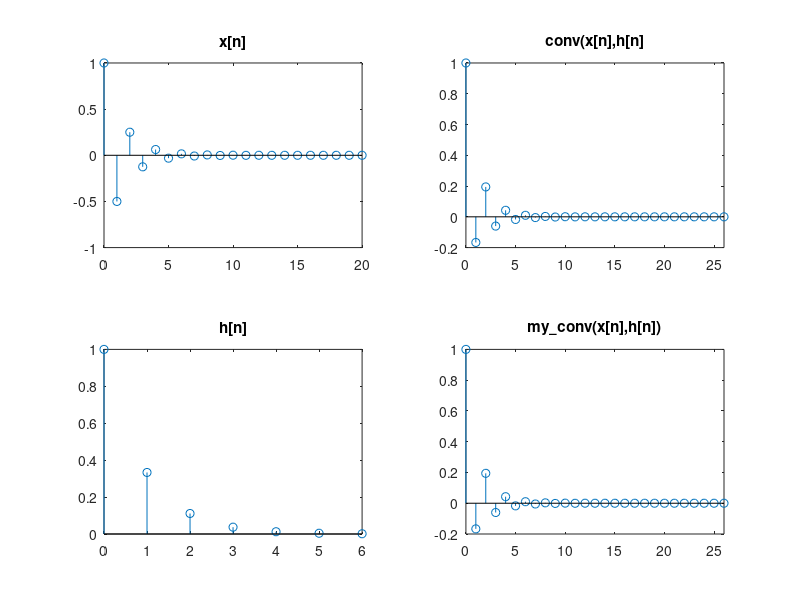

This chart was generated by the following MATLAB code:
% Tecnologico de Costa Rica
% EL5805 Digital Signal Processing
% Author: Ronald Rios Pineda
% Octave 7.2.0 on macOS Ventura 13.0.1
% Lab 05
% Description: Convolution

addpath(pwd)

function [n,h] = get_signal(a,k)
    % h(n) = (a)^n * u(u) * u(-n+k)
    n = 0:k;
    h = (a.^n).*ones(1,length(n));
end

function [n,y] = my_conv(x,h)
    n = 0:length(x)+length(h)-2;
    y = zeros(1,length(n));
    xs = [zeros(1,length(h)-1),x];
    hs = [flip(h),zeros(1,length(x)-1)];
    for i=0:length(y)-1
        y(i+1) = circshift(hs,i) * xs'; 
    end
end

function my_plot(x,i,s,text)
    subplot(2,2,i)
    stem(x(1,:),x(2,:))
    title([text])
    xlim([0, s])
end

h = zeros(2,7 ); % h(n) = (a)^n * u(n) * u(-n+k),   a=1/3,  k=6
[h(1,:),h(2,:)] = get_signal(1/3,6); 

x = zeros(2,21); % x(n) = (a)^n * u(n) * u(-n+k),   a=-1/2, k=20
[x(1,:),x(2,:)] = get_signal(-1/2,20);

y = zeros(2,length(x)+length(h)-1);

fig = figure('name','Convolution');
clf;

my_plot(x,1,20,'x[n]')
my_plot(h,3,6 ,'h[n]')

[y(1,:),y(2,:)] = my_conv(x(2,:),h(2,:));
my_plot(y,4,26,'my\_conv(x[n],h[n])')

y(2,:) = conv(x(2,:),h(2,:));
my_plot(y,2,26,'conv(x[n],h[n]')

